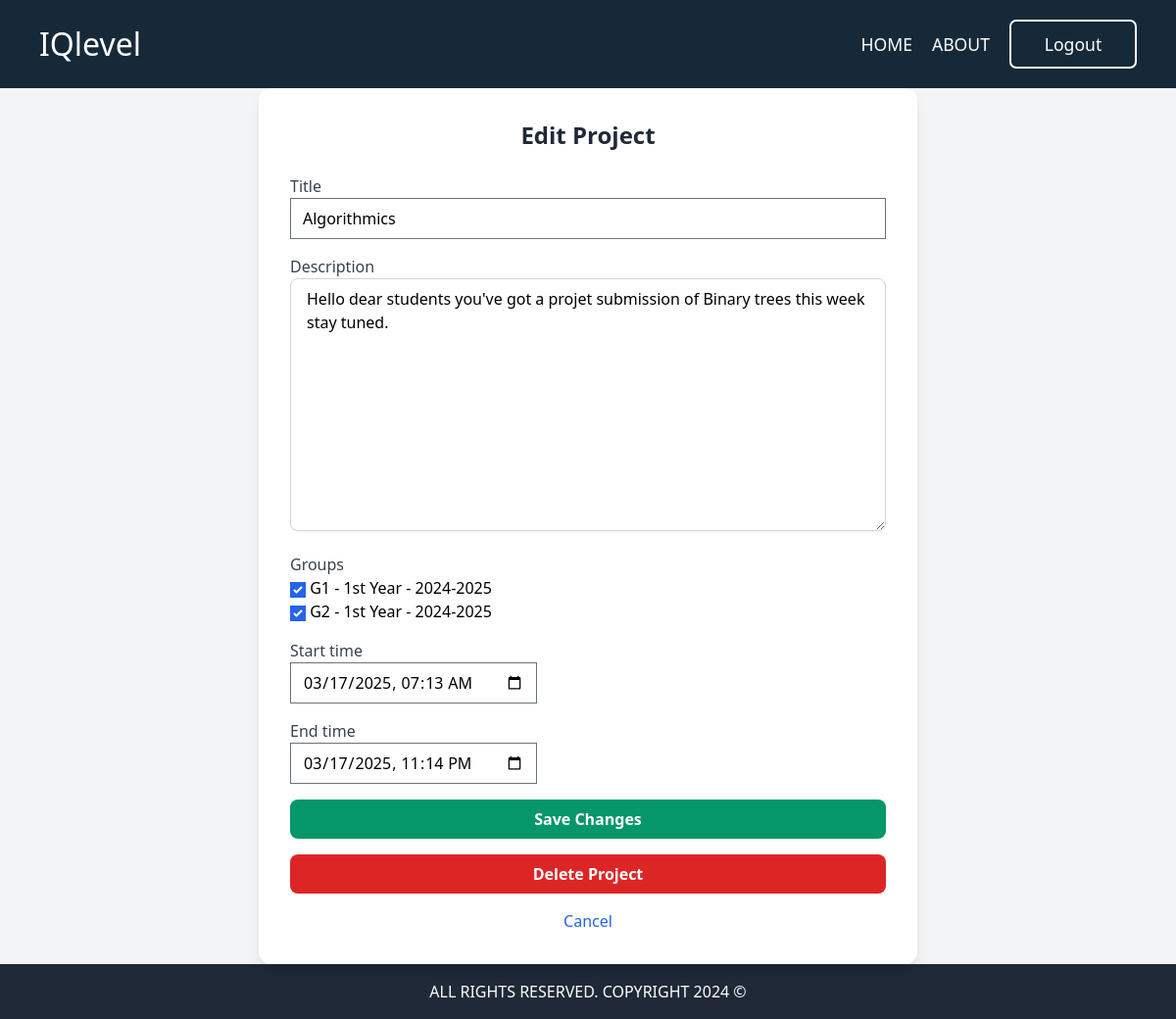
The app's page /professor/edit-project/1/ (signed in), older data.
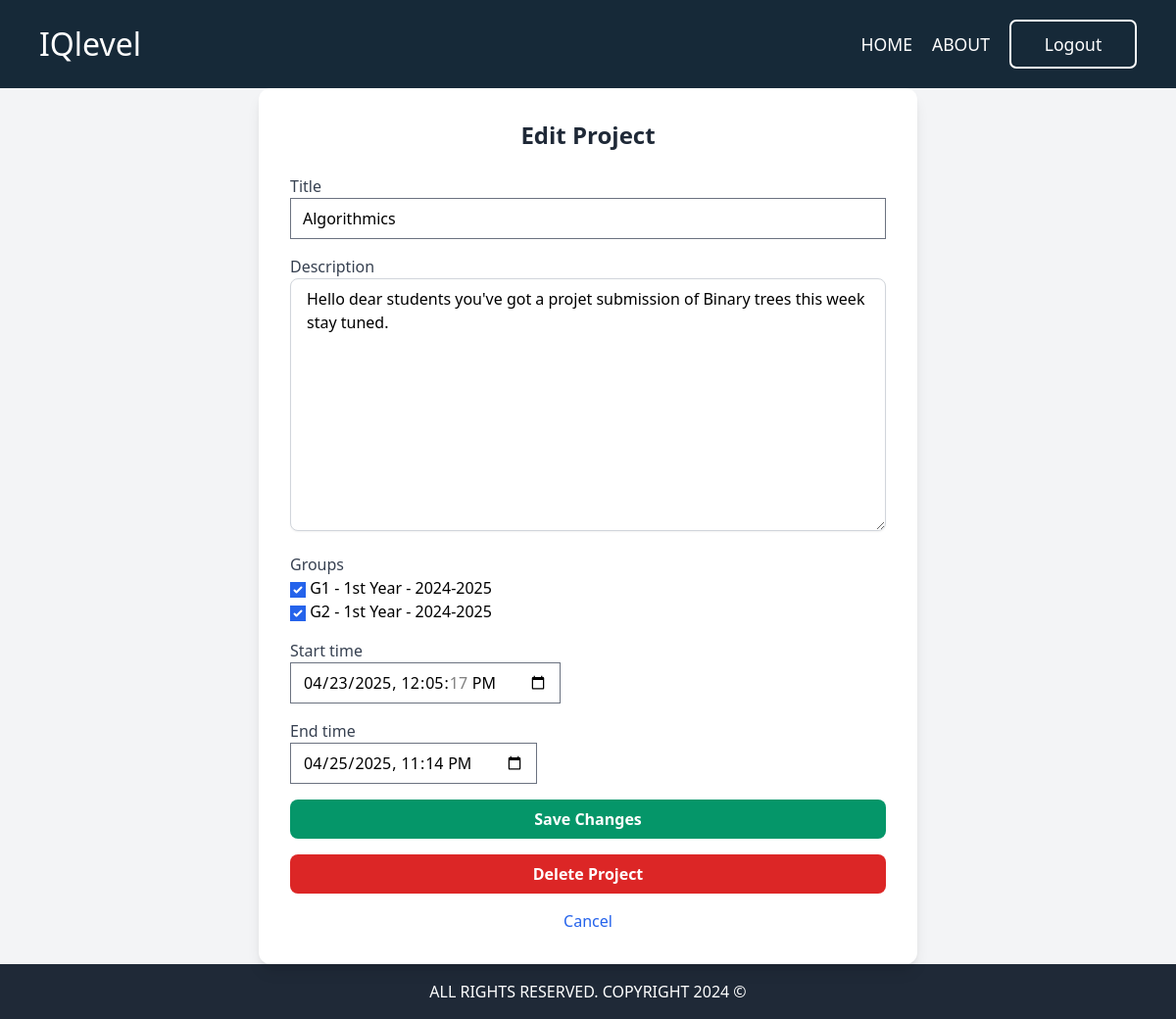
The same page, newer data.
### projetTask/models.py (models this page shows, shortened)
class ProjectSubmissionTask(models.Model):
    title = models.CharField(max_length=200)
    description = models.TextField()
    created_by = models.ForeignKey(Professor, on_delete=models.CASCADE)
    groups = models.ManyToManyField(Group)
    start_time = models.DateTimeField()
    end_time = models.DateTimeField()

### documents/views.py (the view)
# urls.py: path('professor/edit-project/<int:project_id>/', views.edit_project, name='edit_project'),
@login_required
def edit_project(request, project_id):
    project = get_object_or_404(ProjectSubmissionTask, id=project_id)
    if not request.user.is_professor:
        messages.error(request, "You are not authorized to edit this quiz.")
        print("hh")
        return redirect('index')  # Redirect unauthorized users
    if request.method == "POST":
        form = projectForm(request.POST, instance=project, professor=request.user.professor)
        if form.is_valid():
            form.save()
            return redirect('index')
    else:
        form = projectForm(instance=project, professor=request.user.professor)
    return render(request, 'projet/edit_project.html', {'form': form, 'project': project})

### documents/models.py (called while the page is built)
    @property
    def is_professor(self):
        return self.role == 'professor'

### groupe/models.py (called while the page is built)
    def __str__(self):
        return f"{self.name} - {self.academic_level} - {self.academic_session.year}"

### theme/templates/projet/edit_project.html (shortened to what this page needs)
{% extends "base.html" %}
{% load static %}
{% block content %}
<section class="bg-gray-100 flex items-center justify-center min-h-screen">
    <div class="w-full max-w-2xl bg-white shadow-lg rounded-xl p-8">
        <h2 class="text-2xl font-bold text-gray-800 mb-6 text-center">Edit Project</h2>
        <form method="POST" enctype="multipart/form-data" class="space-y-4">
            {% for field in form %}
                <div>
                    <label class="block text-gray-700 font-medium">{{ field.label }}</label>
                    {{ field }}
                </div>
            {% endfor %}
            <button type="submit" class="w-full bg-green-600 hover:bg-green-700 text-white font-bold py-2 px-4 rounded-lg transition">Save Changes</button>
        </form>
        <form method="POST" action="{% url 'delete_project' project.id %}" class="mt-4" onsubmit="confirmDeletion(event)">
            <button type="submit" class="w-full bg-red-600 hover:bg-red-700 text-white font-bold py-2 px-4 rounded-lg transition">Delete Project</button>
        </form>
        <div class="mt-4 text-center">
            <a href="{% url 'index' %}" class="text-blue-600 hover:underline">Cancel</a>
        </div>
    </div>
</section>
{% endblock content %}

Row changes from the older to the newer data that the page shows:
changed ProjectSubmissionTask "Algorithmics": start_time "03/17/2025 07:13" → "04/23/2025 12:05:17"; end_time "03/17/2025 23:14" → "04/25/2025 23:14"
